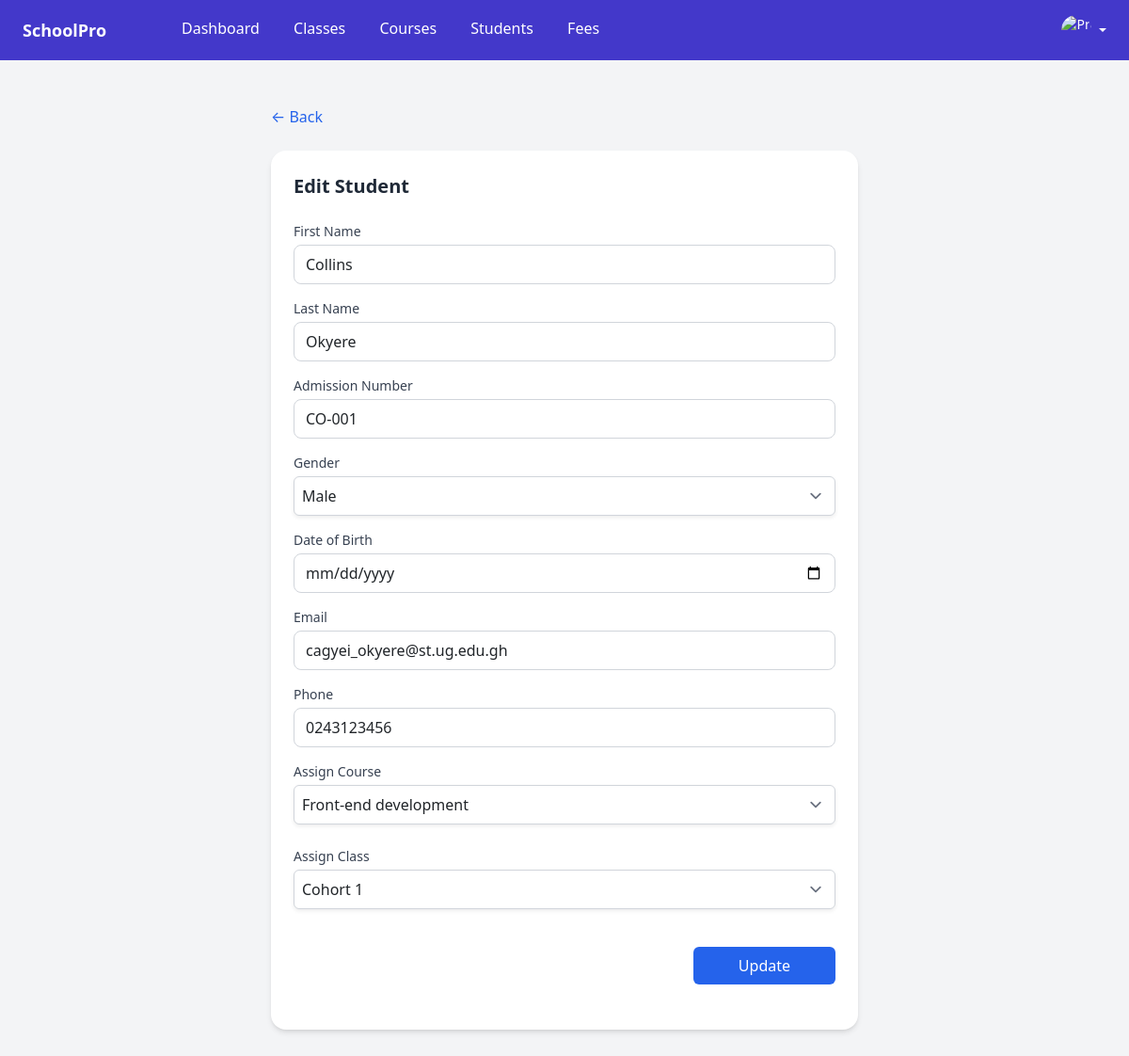
Page /students/1/edit/ on the committed database.
### students/models.py (models this page shows, shortened)
class Student(models.Model):
    first_name = models.CharField(max_length=100)
    last_name = models.CharField(max_length=100)
    student_id = models.CharField(max_length=10, unique=True, blank=True)
    date_of_birth = models.DateField(auto_now_add=True)
    gender = models.CharField(max_length=10)
    email = models.EmailField(unique=True)
    phone_number = models.CharField(max_length=10)
    enrolled_on = models.DateField(default=timezone.now)
    classroom = models.ForeignKey(Classroom, on_delete=models.SET_NULL, null=True, blank=True)
    course = models.ForeignKey(Course, on_delete=models.SET_NULL, null=True, blank=True)

### courses/models.py (models this page shows, shortened)
class Course(BaseModel):
    name = models.CharField(max_length=100)
    code = models.CharField(max_length=20, unique=True)

### classrooms/models.py (models this page shows, shortened)
class Classroom(BaseModel):
    name = models.CharField(max_length=100)
    code = models.CharField(max_length=20, unique=True)

### students/views.py (the view)
# urls.py: path('<int:pk>/edit/', views.edit, name='edit'),
def edit(request, pk):
    gender_list = ['Male', 'Female']
    student = get_object_or_404(Student, pk=pk)
    classrooms = Classroom.objects.all()
    courses = Course.objects.all()
    return render(request, 'students/edit_student.html', {'student': student, 'classrooms': classrooms, 'courses': courses, 'gender_list': gender_list})

### students/templates/students/edit_student.html (shortened to what this page needs)
{% extends "app_shell.html" %}
{% block content %}
  <div class="p-6 bg-gray-100 min-h-screen max-w-2xl mx-auto">
    <a href="{% url 'students:view' student.pk %}" class="text-blue-600 hover:underline">&larr; Back</a>
    <div class="bg-white p-6 rounded-2xl shadow-md mt-4">
      <h2 class="text-xl font-semibold text-gray-800 mb-4">Edit Student</h2>
      <form action="{% url 'students:update' student.pk %}" method="POST" class="space-y-4">
        <div>
          <label class="block text-sm text-gray-700 mb-1">First Name</label>
          <input type="text" name="first_name" value="{{ student.first_name }}" class="w-full rounded-lg border-gray-300 focus:ring-blue-500 focus:border-blue-500" required>
        </div>
        <div>
          <label class="block text-sm text-gray-700 mb-1">Last Name</label>
          <input type="text" name="last_name" value="{{ student.last_name }}" class="w-full rounded-lg border-gray-300 focus:ring-blue-500 focus:border-blue-500" required>
        </div>
        <div>
          <label class="block text-sm text-gray-700 mb-1">Admission Number</label>
          <input type="text" name="student_id" value="{{ student.student_id }}" class="w-full rounded-lg border-gray-300 focus:ring-blue-500 focus:border-blue-500" required>
        </div>
        <div>
          <label class="block text-sm font-medium text-gray-700 mb-1">Gender</label>
          <select name="gender" class="w-full border-gray-300 rounded-md shadow-sm p-2 cursor-pointer" required>
            {% for gen in gender_list %}
              <option value="{{ gen }}" {% if gen == student.gender %}selected{% endif %}>{{ gen }}</option>
            {% endfor %}
          </select>
        </div>
        <div>
          <label class="block text-sm text-gray-700 mb-1">Date of Birth</label>
          <input type="date" name="date_of_birth" class="w-full rounded-lg border-gray-300 focus:ring-blue-500 focus:border-blue-500" required>
        </div>
        <div>
          <label class="block text-sm text-gray-700 mb-1">Email</label>
          <input type="email" name="email" value="{{ student.email }}" class="w-full rounded-lg border-gray-300 focus:ring-blue-500 focus:border-blue-500">
        </div>
        <div>
          <label class="block text-sm text-gray-700 mb-1">Phone</label>
          <input type="text" name="phone_number" value="{{ student.phone_number }}" class="w-full rounded-lg border-gray-300 focus:ring-blue-500 focus:border-blue-500">
        </div>
        <div class="space-y-6">
          <div>
            <label class="block text-sm font-medium text-gray-700 mb-1">Assign Course</label>
            <select name="course" class="w-full border-gray-300 rounded-md shadow-sm p-2 cursor-pointer" required>
              {% for course in courses %}
                <option value="{{ course.id }}" {% if course.id == student.course.id %}selected{% endif %}>{{ course.name }}</option>
              {% endfor %}
            </select>
          </div>
          <div>
            <label class="block text-sm font-medium text-gray-700 mb-1">Assign Class</label>
            <select name="classroom" class="w-full border-gray-300 rounded-md shadow-sm p-2 cursor-pointer" required>
              {% for cls in classrooms %}
                <option value="{{ cls.id }}" {% if cls.id == student.classroom.id %}selected{% endif %}>{{ cls.name }}</option>
              {% endfor %}
            </select>
          </div>
        </div>
        <div class="py-4 flex justify-end">
          <button type="submit" class="bg-blue-600 text-white px-5 py-2 rounded-md hover:bg-blue-700">
            Update
          </button>
        </div>
      </form>
    </div>
  </div>
{% endblock %}

### rows in the picture
Student: first_name "Collins", last_name "Okyere", student_id "CO-001", gender "Male", email "cagyei_okyere@st.ug.edu.gh", phone_number "0243123456", course "Front-end development", classroom "Cohort 1"
